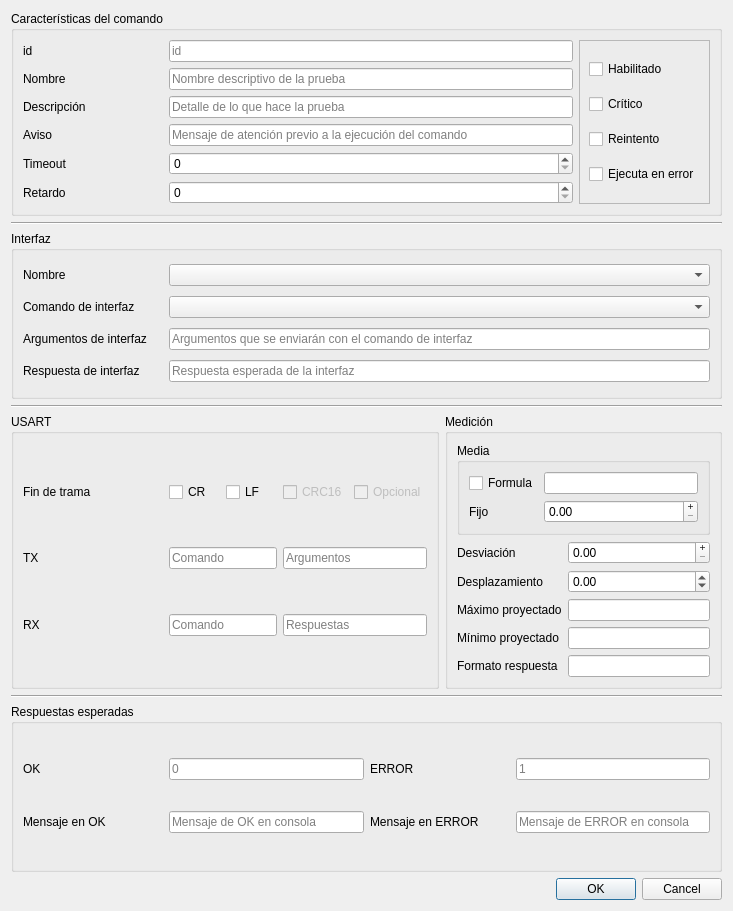
<?xml version="1.0" encoding="UTF-8"?>
<ui version="4.0">
 <class>JigCommandEditDialog</class>
 <widget class="QDialog" name="JigCommandEditDialog">
  <property name="geometry">
   <rect>
    <x>0</x>
    <y>0</y>
    <width>733</width>
    <height>911</height>
   </rect>
  </property>
  <property name="windowTitle">
   <string>Editor de comandos</string>
  </property>
  <layout class="QGridLayout" name="gridLayout">
   <item row="5" column="0">
    <widget class="QGroupBox" name="groupBox">
     <property name="minimumSize">
      <size>
       <width>0</width>
       <height>0</height>
      </size>
     </property>
     <property name="title">
      <string>USART</string>
     </property>
     <layout class="QGridLayout" name="gridLayout_2">
      <item row="3" column="0">
       <widget class="QLabel" name="label_19">
        <property name="minimumSize">
         <size>
          <width>140</width>
          <height>0</height>
         </size>
        </property>
        <property name="maximumSize">
         <size>
          <width>140</width>
          <height>16777215</height>
         </size>
        </property>
        <property name="text">
         <string>RX</string>
        </property>
       </widget>
      </item>
      <item row="3" column="1" colspan="2">
       <widget class="QLineEdit" name="lineEdit_rxCommand">
        <property name="sizePolicy">
         <sizepolicy hsizetype="Minimum" vsizetype="Fixed">
          <horstretch>0</horstretch>
          <verstretch>0</verstretch>
         </sizepolicy>
        </property>
        <property name="maximumSize">
         <size>
          <width>16777215</width>
          <height>16777215</height>
         </size>
        </property>
        <property name="placeholderText">
         <string>Comando</string>
        </property>
       </widget>
      </item>
      <item row="1" column="3" colspan="2">
       <widget class="QLineEdit" name="lineEdit_txArguments">
        <property name="placeholderText">
         <string>Argumentos</string>
        </property>
       </widget>
      </item>
      <item row="3" column="3" colspan="2">
       <widget class="QLineEdit" name="lineEdit_rxAnswers">
        <property name="placeholderText">
         <string>Respuestas</string>
        </property>
       </widget>
      </item>
      <item row="1" column="0">
       <widget class="QLabel" name="label_4">
        <property name="minimumSize">
         <size>
          <width>140</width>
          <height>0</height>
         </size>
        </property>
        <property name="maximumSize">
         <size>
          <width>140</width>
          <height>16777215</height>
         </size>
        </property>
        <property name="text">
         <string>TX</string>
        </property>
       </widget>
      </item>
      <item row="0" column="0">
       <widget class="QLabel" name="label_8">
        <property name="minimumSize">
         <size>
          <width>140</width>
          <height>0</height>
         </size>
        </property>
        <property name="maximumSize">
         <size>
          <width>140</width>
          <height>16777215</height>
         </size>
        </property>
        <property name="text">
         <string>Fin de trama</string>
        </property>
       </widget>
      </item>
      <item row="0" column="1">
       <widget class="QCheckBox" name="checkBox_cr">
        <property name="text">
         <string>CR</string>
        </property>
       </widget>
      </item>
      <item row="0" column="2">
       <widget class="QCheckBox" name="checkBox_lf">
        <property name="text">
         <string>LF</string>
        </property>
       </widget>
      </item>
      <item row="0" column="3">
       <widget class="QCheckBox" name="checkBox_crc16">
        <property name="enabled">
         <bool>false</bool>
        </property>
        <property name="text">
         <string>CRC16</string>
        </property>
       </widget>
      </item>
      <item row="0" column="4">
       <widget class="QCheckBox" name="checkBox_optional">
        <property name="enabled">
         <bool>false</bool>
        </property>
        <property name="text">
         <string>Opcional</string>
        </property>
       </widget>
      </item>
      <item row="1" column="1" colspan="2">
       <widget class="QLineEdit" name="lineEdit_txCommand">
        <property name="sizePolicy">
         <sizepolicy hsizetype="Minimum" vsizetype="Fixed">
          <horstretch>0</horstretch>
          <verstretch>0</verstretch>
         </sizepolicy>
        </property>
        <property name="maximumSize">
         <size>
          <width>16777215</width>
          <height>16777215</height>
         </size>
        </property>
        <property name="placeholderText">
         <string>Comando</string>
        </property>
       </widget>
      </item>
     </layout>
    </widget>
   </item>
   <item row="5" column="1">
    <widget class="QGroupBox" name="groupBox_3">
     <property name="minimumSize">
      <size>
       <width>0</width>
       <height>0</height>
      </size>
     </property>
     <property name="title">
      <string>Medición</string>
     </property>
     <layout class="QGridLayout" name="gridLayout_4">
      <item row="5" column="1">
       <widget class="QDoubleSpinBox" name="doubleSpinBox_offset">
        <property name="minimum">
         <double>-99999.990000000005239</double>
        </property>
        <property name="maximum">
         <double>99999.990000000005239</double>
        </property>
       </widget>
      </item>
      <item row="0" column="0" rowspan="4" colspan="2">
       <widget class="QGroupBox" name="groupBox_6">
        <property name="sizePolicy">
         <sizepolicy hsizetype="Preferred" vsizetype="Preferred">
          <horstretch>0</horstretch>
          <verstretch>0</verstretch>
         </sizepolicy>
        </property>
        <property name="minimumSize">
         <size>
          <width>0</width>
          <height>0</height>
         </size>
        </property>
        <property name="title">
         <string>Media</string>
        </property>
        <layout class="QGridLayout" name="gridLayout_7">
         <item row="2" column="1">
          <widget class="QLineEdit" name="lineEdit_meanFormula"/>
         </item>
         <item row="2" column="0">
          <widget class="QCheckBox" name="checkBox_meanFormula">
           <property name="text">
            <string>Formula</string>
           </property>
          </widget>
         </item>
         <item row="3" column="0">
          <widget class="QLabel" name="label_6">
           <property name="minimumSize">
            <size>
             <width>0</width>
             <height>0</height>
            </size>
           </property>
           <property name="maximumSize">
            <size>
             <width>16777215</width>
             <height>16777215</height>
            </size>
           </property>
           <property name="layoutDirection">
            <enum>Qt::LeftToRight</enum>
           </property>
           <property name="text">
            <string>Fijo</string>
           </property>
           <property name="alignment">
            <set>Qt::AlignLeading|Qt::AlignLeft|Qt::AlignVCenter</set>
           </property>
          </widget>
         </item>
         <item row="3" column="1">
          <widget class="QDoubleSpinBox" name="doubleSpinBox_meanFixed">
           <property name="buttonSymbols">
            <enum>QAbstractSpinBox::PlusMinus</enum>
           </property>
           <property name="maximum">
            <double>9999.989999999999782</double>
           </property>
           <property name="singleStep">
            <double>0.010000000000000</double>
           </property>
          </widget>
         </item>
        </layout>
       </widget>
      </item>
      <item row="7" column="1">
       <widget class="QLineEdit" name="lineEdit_measMin">
        <property name="readOnly">
         <bool>true</bool>
        </property>
       </widget>
      </item>
      <item row="6" column="1">
       <widget class="QLineEdit" name="lineEdit_measMax">
        <property name="readOnly">
         <bool>true</bool>
        </property>
       </widget>
      </item>
      <item row="5" column="0">
       <widget class="QLabel" name="label_22">
        <property name="minimumSize">
         <size>
          <width>0</width>
          <height>0</height>
         </size>
        </property>
        <property name="maximumSize">
         <size>
          <width>16777215</width>
          <height>16777215</height>
         </size>
        </property>
        <property name="layoutDirection">
         <enum>Qt::LeftToRight</enum>
        </property>
        <property name="text">
         <string>Desplazamiento</string>
        </property>
        <property name="alignment">
         <set>Qt::AlignLeading|Qt::AlignLeft|Qt::AlignVCenter</set>
        </property>
       </widget>
      </item>
      <item row="6" column="0">
       <widget class="QLabel" name="label_15">
        <property name="text">
         <string>Máximo proyectado</string>
        </property>
       </widget>
      </item>
      <item row="4" column="1">
       <widget class="QDoubleSpinBox" name="doubleSpinBox_deviation">
        <property name="buttonSymbols">
         <enum>QAbstractSpinBox::PlusMinus</enum>
        </property>
        <property name="specialValueText">
         <string/>
        </property>
        <property name="maximum">
         <double>9999.989999999999782</double>
        </property>
        <property name="singleStep">
         <double>0.010000000000000</double>
        </property>
       </widget>
      </item>
      <item row="7" column="0">
       <widget class="QLabel" name="label_21">
        <property name="text">
         <string>Mínimo proyectado</string>
        </property>
       </widget>
      </item>
      <item row="4" column="0">
       <widget class="QLabel" name="label_5">
        <property name="minimumSize">
         <size>
          <width>0</width>
          <height>0</height>
         </size>
        </property>
        <property name="maximumSize">
         <size>
          <width>16777215</width>
          <height>16777215</height>
         </size>
        </property>
        <property name="layoutDirection">
         <enum>Qt::LeftToRight</enum>
        </property>
        <property name="text">
         <string>Desviación</string>
        </property>
        <property name="alignment">
         <set>Qt::AlignLeading|Qt::AlignLeft|Qt::AlignVCenter</set>
        </property>
       </widget>
      </item>
      <item row="8" column="0">
       <widget class="QLabel" name="label_23">
        <property name="text">
         <string>Formato respuesta</string>
        </property>
       </widget>
      </item>
      <item row="8" column="1">
       <widget class="QLineEdit" name="lineEdit_measFormula"/>
      </item>
     </layout>
    </widget>
   </item>
   <item row="4" column="0" colspan="2">
    <widget class="Line" name="line">
     <property name="orientation">
      <enum>Qt::Horizontal</enum>
     </property>
    </widget>
   </item>
   <item row="3" column="0" colspan="2">
    <widget class="QGroupBox" name="groupBox_4">
     <property name="title">
      <string>Interfaz</string>
     </property>
     <layout class="QGridLayout" name="gridLayout_5">
      <item row="0" column="0">
       <widget class="QLabel" name="label">
        <property name="minimumSize">
         <size>
          <width>140</width>
          <height>0</height>
         </size>
        </property>
        <property name="maximumSize">
         <size>
          <width>140</width>
          <height>16777215</height>
         </size>
        </property>
        <property name="text">
         <string>Nombre</string>
        </property>
       </widget>
      </item>
      <item row="1" column="0">
       <widget class="QLabel" name="label_2">
        <property name="minimumSize">
         <size>
          <width>140</width>
          <height>0</height>
         </size>
        </property>
        <property name="maximumSize">
         <size>
          <width>140</width>
          <height>16777215</height>
         </size>
        </property>
        <property name="text">
         <string>Comando de interfaz</string>
        </property>
       </widget>
      </item>
      <item row="2" column="0">
       <widget class="QLabel" name="label_3">
        <property name="minimumSize">
         <size>
          <width>140</width>
          <height>0</height>
         </size>
        </property>
        <property name="maximumSize">
         <size>
          <width>140</width>
          <height>16777215</height>
         </size>
        </property>
        <property name="text">
         <string>Argumentos de interfaz</string>
        </property>
       </widget>
      </item>
      <item row="3" column="0">
       <widget class="QLabel" name="label_7">
        <property name="minimumSize">
         <size>
          <width>140</width>
          <height>0</height>
         </size>
        </property>
        <property name="maximumSize">
         <size>
          <width>140</width>
          <height>16777215</height>
         </size>
        </property>
        <property name="text">
         <string>Respuesta de interfaz</string>
        </property>
       </widget>
      </item>
      <item row="0" column="1">
       <widget class="QComboBox" name="comboBox_tool"/>
      </item>
      <item row="1" column="1">
       <widget class="QComboBox" name="comboBox_command"/>
      </item>
      <item row="2" column="1">
       <widget class="QLineEdit" name="lineEdit_ifArgs">
        <property name="placeholderText">
         <string>Argumentos que se enviarán con el comando de interfaz</string>
        </property>
       </widget>
      </item>
      <item row="3" column="1">
       <widget class="QLineEdit" name="lineEdit_ifAns">
        <property name="placeholderText">
         <string>Respuesta esperada de la interfaz</string>
        </property>
       </widget>
      </item>
     </layout>
    </widget>
   </item>
   <item row="2" column="0" colspan="2">
    <widget class="Line" name="line_2">
     <property name="orientation">
      <enum>Qt::Horizontal</enum>
     </property>
    </widget>
   </item>
   <item row="0" column="0" colspan="2">
    <widget class="QGroupBox" name="groupBox_5">
     <property name="title">
      <string>Características del comando</string>
     </property>
     <layout class="QGridLayout" name="gridLayout_6">
      <item row="1" column="1">
       <widget class="QLineEdit" name="lineEdit_codeName">
        <property name="placeholderText">
         <string>Nombre descriptivo de la prueba</string>
        </property>
       </widget>
      </item>
      <item row="0" column="0">
       <widget class="QLabel" name="label_13">
        <property name="minimumSize">
         <size>
          <width>140</width>
          <height>0</height>
         </size>
        </property>
        <property name="maximumSize">
         <size>
          <width>140</width>
          <height>16777215</height>
         </size>
        </property>
        <property name="text">
         <string>id</string>
        </property>
       </widget>
      </item>
      <item row="1" column="0">
       <widget class="QLabel" name="label_12">
        <property name="minimumSize">
         <size>
          <width>140</width>
          <height>0</height>
         </size>
        </property>
        <property name="maximumSize">
         <size>
          <width>140</width>
          <height>16777215</height>
         </size>
        </property>
        <property name="text">
         <string>Nombre</string>
        </property>
       </widget>
      </item>
      <item row="3" column="1">
       <widget class="QLineEdit" name="lineEdit_messageNotice">
        <property name="placeholderText">
         <string>Mensaje de atención previo a la ejecución del comando</string>
        </property>
       </widget>
      </item>
      <item row="5" column="1">
       <widget class="QSpinBox" name="spinBox_delay">
        <property name="maximum">
         <number>1000000</number>
        </property>
       </widget>
      </item>
      <item row="4" column="0">
       <widget class="QLabel" name="label_11">
        <property name="minimumSize">
         <size>
          <width>140</width>
          <height>0</height>
         </size>
        </property>
        <property name="maximumSize">
         <size>
          <width>140</width>
          <height>16777215</height>
         </size>
        </property>
        <property name="text">
         <string>Timeout</string>
        </property>
       </widget>
      </item>
      <item row="4" column="1">
       <widget class="QSpinBox" name="spinBox_timeout">
        <property name="maximum">
         <number>1000000</number>
        </property>
       </widget>
      </item>
      <item row="2" column="0">
       <widget class="QLabel" name="label_14">
        <property name="minimumSize">
         <size>
          <width>140</width>
          <height>0</height>
         </size>
        </property>
        <property name="maximumSize">
         <size>
          <width>140</width>
          <height>16777215</height>
         </size>
        </property>
        <property name="text">
         <string>Descripción</string>
        </property>
       </widget>
      </item>
      <item row="3" column="0">
       <widget class="QLabel" name="label_18">
        <property name="minimumSize">
         <size>
          <width>140</width>
          <height>0</height>
         </size>
        </property>
        <property name="maximumSize">
         <size>
          <width>140</width>
          <height>16777215</height>
         </size>
        </property>
        <property name="text">
         <string>Aviso</string>
        </property>
       </widget>
      </item>
      <item row="2" column="1">
       <widget class="QLineEdit" name="lineEdit_description">
        <property name="placeholderText">
         <string>Detalle de lo que hace la prueba</string>
        </property>
       </widget>
      </item>
      <item row="5" column="0">
       <widget class="QLabel" name="label_17">
        <property name="minimumSize">
         <size>
          <width>140</width>
          <height>0</height>
         </size>
        </property>
        <property name="maximumSize">
         <size>
          <width>140</width>
          <height>16777215</height>
         </size>
        </property>
        <property name="text">
         <string>Retardo</string>
        </property>
       </widget>
      </item>
      <item row="0" column="1">
       <widget class="QLineEdit" name="lineEdit_id">
        <property name="placeholderText">
         <string>id</string>
        </property>
       </widget>
      </item>
      <item row="0" column="2" rowspan="6">
       <widget class="QFrame" name="frame">
        <property name="frameShape">
         <enum>QFrame::StyledPanel</enum>
        </property>
        <property name="frameShadow">
         <enum>QFrame::Raised</enum>
        </property>
        <layout class="QVBoxLayout" name="verticalLayout">
         <item>
          <widget class="QCheckBox" name="checkBox_enable">
           <property name="maximumSize">
            <size>
             <width>16777215</width>
             <height>16777215</height>
            </size>
           </property>
           <property name="text">
            <string>Habilitado</string>
           </property>
          </widget>
         </item>
         <item>
          <widget class="QCheckBox" name="checkBox_end">
           <property name="maximumSize">
            <size>
             <width>16777215</width>
             <height>16777215</height>
            </size>
           </property>
           <property name="text">
            <string>Crítico</string>
           </property>
          </widget>
         </item>
         <item>
          <widget class="QCheckBox" name="checkBox_retry">
           <property name="maximumSize">
            <size>
             <width>16777215</width>
             <height>16777215</height>
            </size>
           </property>
           <property name="text">
            <string>Reintento</string>
           </property>
          </widget>
         </item>
         <item>
          <widget class="QCheckBox" name="checkBox_runOnJump">
           <property name="maximumSize">
            <size>
             <width>16777215</width>
             <height>16777215</height>
            </size>
           </property>
           <property name="text">
            <string>Ejecuta en error</string>
           </property>
          </widget>
         </item>
        </layout>
       </widget>
      </item>
     </layout>
    </widget>
   </item>
   <item row="7" column="0" colspan="2">
    <widget class="QGroupBox" name="groupBox_2">
     <property name="title">
      <string>Respuestas esperadas</string>
     </property>
     <layout class="QGridLayout" name="gridLayout_3">
      <item row="1" column="1">
       <widget class="QLineEdit" name="lineEdit_messageOnOk">
        <property name="placeholderText">
         <string>Mensaje de OK en consola</string>
        </property>
       </widget>
      </item>
      <item row="0" column="1">
       <widget class="QLineEdit" name="lineEdit_onOk">
        <property name="sizePolicy">
         <sizepolicy hsizetype="Minimum" vsizetype="Fixed">
          <horstretch>0</horstretch>
          <verstretch>0</verstretch>
         </sizepolicy>
        </property>
        <property name="maximumSize">
         <size>
          <width>16777215</width>
          <height>16777215</height>
         </size>
        </property>
        <property name="placeholderText">
         <string>0</string>
        </property>
       </widget>
      </item>
      <item row="1" column="0">
       <widget class="QLabel" name="label_16">
        <property name="minimumSize">
         <size>
          <width>140</width>
          <height>0</height>
         </size>
        </property>
        <property name="maximumSize">
         <size>
          <width>140</width>
          <height>16777215</height>
         </size>
        </property>
        <property name="text">
         <string>Mensaje en OK</string>
        </property>
       </widget>
      </item>
      <item row="0" column="0">
       <widget class="QLabel" name="label_9">
        <property name="minimumSize">
         <size>
          <width>140</width>
          <height>0</height>
         </size>
        </property>
        <property name="maximumSize">
         <size>
          <width>140</width>
          <height>16777215</height>
         </size>
        </property>
        <property name="text">
         <string>OK</string>
        </property>
       </widget>
      </item>
      <item row="0" column="2">
       <widget class="QLabel" name="label_10">
        <property name="minimumSize">
         <size>
          <width>140</width>
          <height>0</height>
         </size>
        </property>
        <property name="maximumSize">
         <size>
          <width>140</width>
          <height>16777215</height>
         </size>
        </property>
        <property name="text">
         <string>ERROR</string>
        </property>
       </widget>
      </item>
      <item row="0" column="3">
       <widget class="QLineEdit" name="lineEdit_onError">
        <property name="sizePolicy">
         <sizepolicy hsizetype="Minimum" vsizetype="Fixed">
          <horstretch>0</horstretch>
          <verstretch>0</verstretch>
         </sizepolicy>
        </property>
        <property name="maximumSize">
         <size>
          <width>16777215</width>
          <height>16777215</height>
         </size>
        </property>
        <property name="placeholderText">
         <string>1</string>
        </property>
       </widget>
      </item>
      <item row="1" column="2">
       <widget class="QLabel" name="label_20">
        <property name="minimumSize">
         <size>
          <width>140</width>
          <height>0</height>
         </size>
        </property>
        <property name="maximumSize">
         <size>
          <width>140</width>
          <height>16777215</height>
         </size>
        </property>
        <property name="text">
         <string>Mensaje en ERROR</string>
        </property>
       </widget>
      </item>
      <item row="1" column="3">
       <widget class="QLineEdit" name="lineEdit_messageOnError">
        <property name="placeholderText">
         <string>Mensaje de ERROR en consola</string>
        </property>
       </widget>
      </item>
     </layout>
    </widget>
   </item>
   <item row="35" column="0" colspan="2">
    <widget class="QDialogButtonBox" name="buttonBox">
     <property name="orientation">
      <enum>Qt::Horizontal</enum>
     </property>
     <property name="standardButtons">
      <set>QDialogButtonBox::Cancel|QDialogButtonBox::Ok</set>
     </property>
    </widget>
   </item>
   <item row="6" column="0" colspan="2">
    <widget class="Line" name="line_3">
     <property name="orientation">
      <enum>Qt::Horizontal</enum>
     </property>
    </widget>
   </item>
  </layout>
 </widget>
 <resources/>
 <connections>
  <connection>
   <sender>buttonBox</sender>
   <signal>accepted()</signal>
   <receiver>JigCommandEditDialog</receiver>
   <slot>accept()</slot>
   <hints>
    <hint type="sourcelabel">
     <x>248</x>
     <y>254</y>
    </hint>
    <hint type="destinationlabel">
     <x>157</x>
     <y>274</y>
    </hint>
   </hints>
  </connection>
  <connection>
   <sender>buttonBox</sender>
   <signal>rejected()</signal>
   <receiver>JigCommandEditDialog</receiver>
   <slot>reject()</slot>
   <hints>
    <hint type="sourcelabel">
     <x>316</x>
     <y>260</y>
    </hint>
    <hint type="destinationlabel">
     <x>286</x>
     <y>274</y>
    </hint>
   </hints>
  </connection>
 </connections>
</ui>
